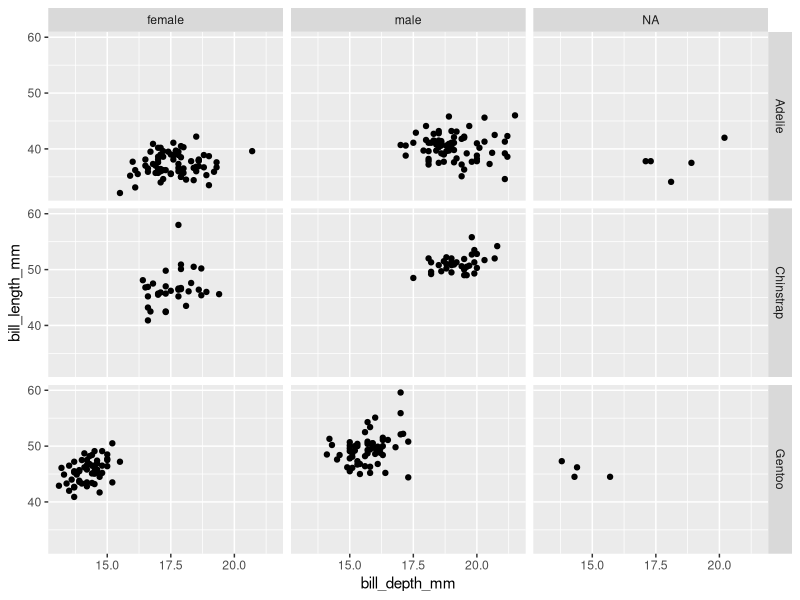
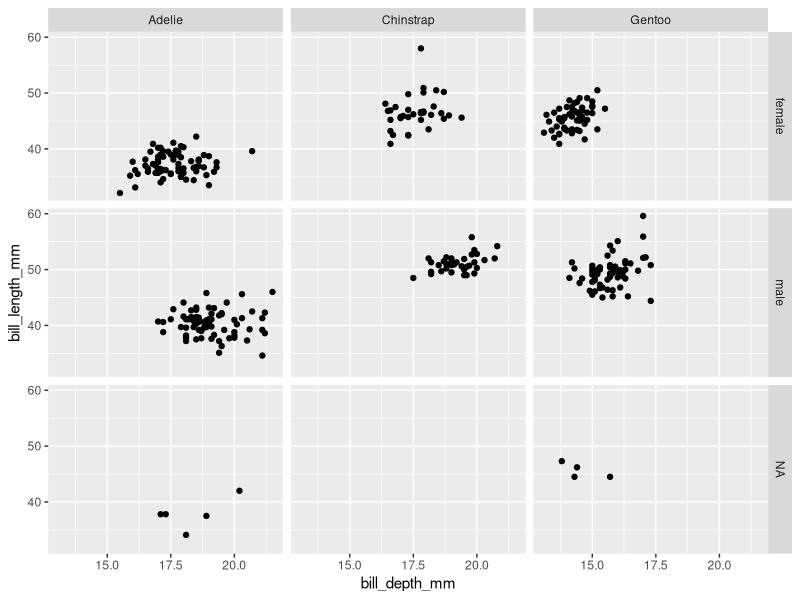
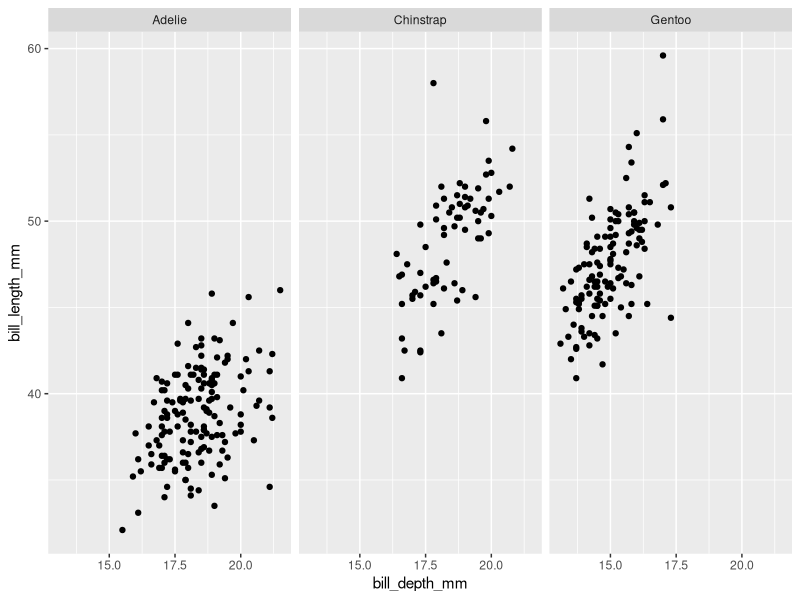
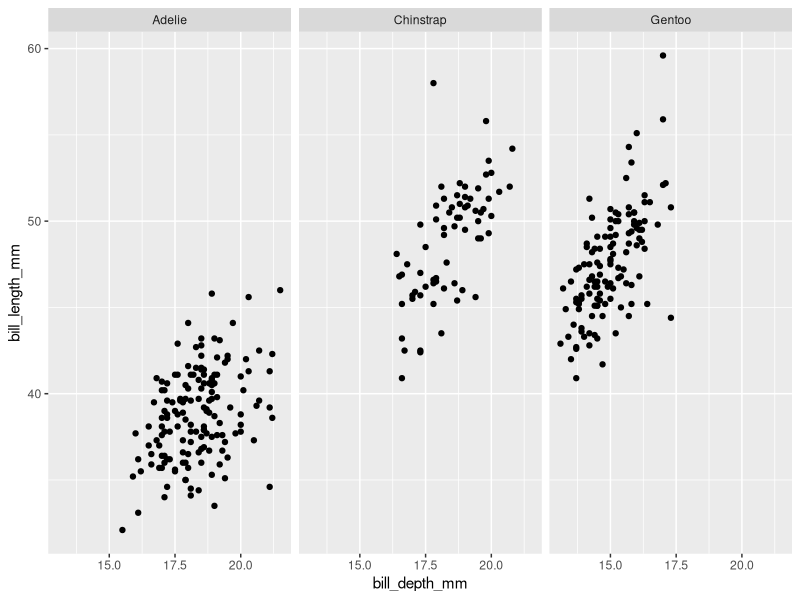
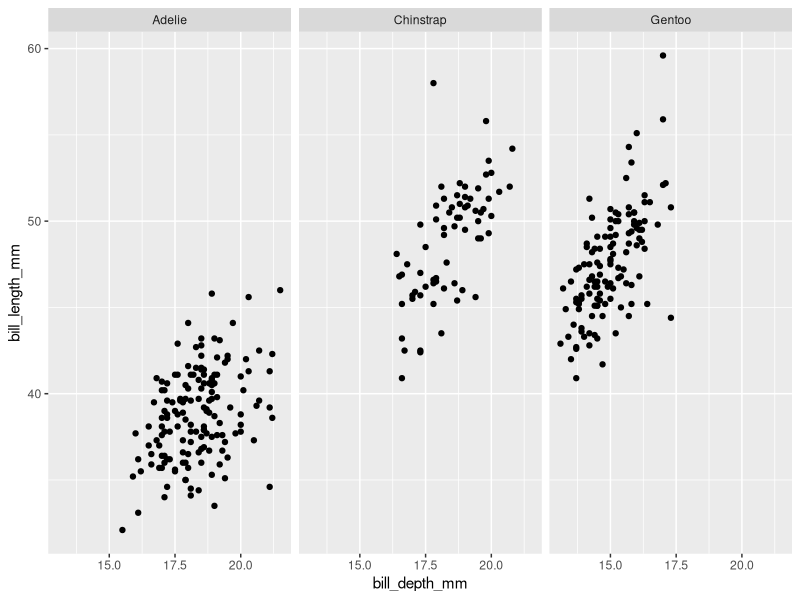
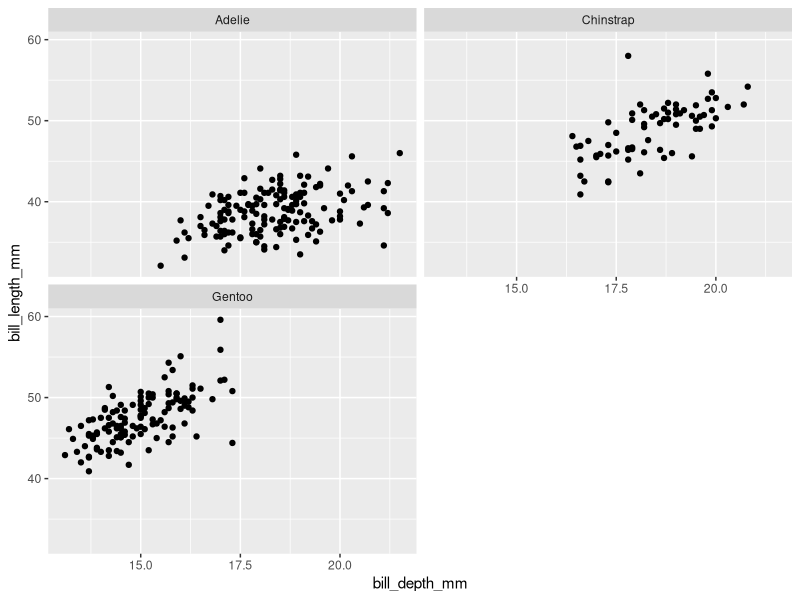

These figures' R source, in order:
## ---- chunk 1

library(palmerpenguins)
library(ggplot2)

## ---- chunk 2

ggplot(data = penguins, 
       mapping = aes(x = bill_depth_mm, 
                     y = bill_length_mm)) + 
  geom_point() +
  facet_grid(species ~ sex)

## ---- chunk 3

ggplot(data = penguins, 
       mapping = aes(x = bill_depth_mm, 
                     y = bill_length_mm)) + 
  geom_point() +
  facet_grid(sex ~ species)

## ---- chunk 4

ggplot(data = penguins, 
       mapping = aes(x = bill_depth_mm, 
                     y = bill_length_mm)) + 
  geom_point() +
  facet_wrap(~ species)

## ---- chunk 5

ggplot(data = penguins, 
       mapping = aes(x = bill_depth_mm, 
                     y = bill_length_mm)) + 
  geom_point() +
  facet_grid(. ~ species)


## ---- chunk 6

ggplot(data = penguins, 
       mapping = aes(x = bill_depth_mm, 
                     y = bill_length_mm)) + 
  geom_point() +
  facet_wrap(~ species)

## ---- chunk 7

ggplot(data = penguins, 
       mapping = aes(x = bill_depth_mm, 
                     y = bill_length_mm)) + 
  geom_point() +
  facet_wrap(~ species, ncol = 2)

